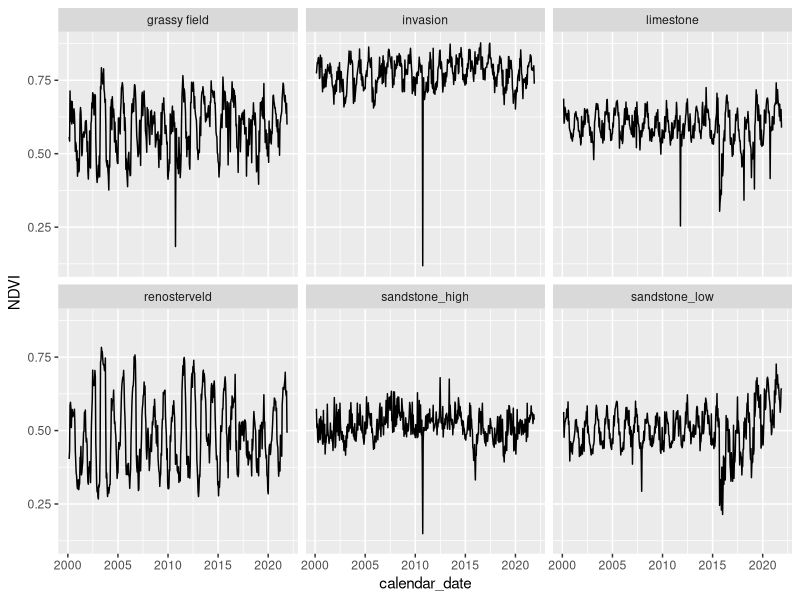

Generate this figure with R:
library(tidyverse)
library(readr)

#source("prac/downloadNDVI.R")

dat <- read_csv("prac/MODISdat.csv")

dat %>% #filter(calendar_date > as.Date("2015-01-01")) %>%
  ggplot(aes(x = calendar_date, y = value*scale)) + 
  geom_line() +
#  geom_point() +
  facet_wrap(.~ site) +
  ylab("NDVI")
